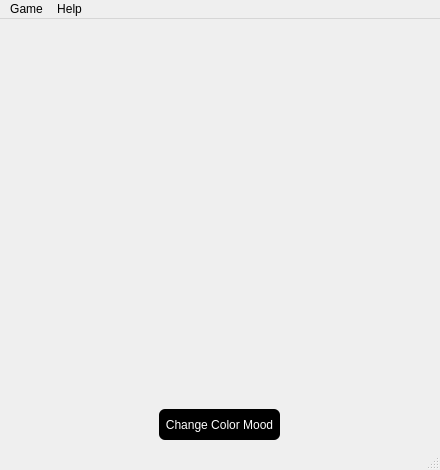
<?xml version="1.0" encoding="UTF-8"?>
<ui version="4.0">
 <class>MainWindow</class>
 <widget class="QMainWindow" name="MainWindow">
  <property name="geometry">
   <rect>
    <x>0</x>
    <y>0</y>
    <width>440</width>
    <height>470</height>
   </rect>
  </property>
  <property name="minimumSize">
   <size>
    <width>440</width>
    <height>470</height>
   </size>
  </property>
  <property name="maximumSize">
   <size>
    <width>440</width>
    <height>470</height>
   </size>
  </property>
  <property name="windowTitle">
   <string>Sudoku Game</string>
  </property>
  <property name="styleSheet">
   <string notr="true"/>
  </property>
  <widget class="QWidget" name="centralwidget">
   <widget class="QWidget" name="gridLayoutWidget">
    <property name="geometry">
     <rect>
      <x>10</x>
      <y>10</y>
      <width>421</width>
      <height>371</height>
     </rect>
    </property>
    <layout class="QGridLayout" name="grid_layout"/>
   </widget>
   <widget class="QPushButton" name="color_mood_btn">
    <property name="geometry">
     <rect>
      <x>159</x>
      <y>390</y>
      <width>121</width>
      <height>31</height>
     </rect>
    </property>
    <property name="cursor">
     <cursorShape>PointingHandCursor</cursorShape>
    </property>
    <property name="styleSheet">
     <string notr="true">background-color: black;
color: white;
border-radius: 6px;</string>
    </property>
    <property name="text">
     <string>Change Color Mood</string>
    </property>
   </widget>
  </widget>
  <widget class="QMenuBar" name="menubar">
   <property name="geometry">
    <rect>
     <x>0</x>
     <y>0</y>
     <width>440</width>
     <height>22</height>
    </rect>
   </property>
   <widget class="QMenu" name="menuGame">
    <property name="title">
     <string>Game</string>
    </property>
    <addaction name="menu_new"/>
    <addaction name="menu_open_file"/>
    <addaction name="menu_about"/>
    <addaction name="menu_exit"/>
   </widget>
   <widget class="QMenu" name="menuHelp">
    <property name="title">
     <string>Help</string>
    </property>
    <addaction name="menu_help_"/>
    <addaction name="menu_solve"/>
   </widget>
   <addaction name="menuGame"/>
   <addaction name="menuHelp"/>
  </widget>
  <widget class="QStatusBar" name="statusbar"/>
  <action name="menu_new">
   <property name="text">
    <string>New...</string>
   </property>
  </action>
  <action name="menu_open_file">
   <property name="text">
    <string>Open File...</string>
   </property>
  </action>
  <action name="abbout">
   <property name="text">
    <string>about</string>
   </property>
  </action>
  <action name="menu_exit">
   <property name="text">
    <string>Exit</string>
   </property>
  </action>
  <action name="menu_help">
   <property name="text">
    <string>Help</string>
   </property>
  </action>
  <action name="menu_about">
   <property name="text">
    <string>About</string>
   </property>
  </action>
  <action name="menu_help_">
   <property name="text">
    <string>Help</string>
   </property>
  </action>
  <action name="menu_solve">
   <property name="text">
    <string>Solve</string>
   </property>
  </action>
 </widget>
 <resources/>
 <connections/>
</ui>
